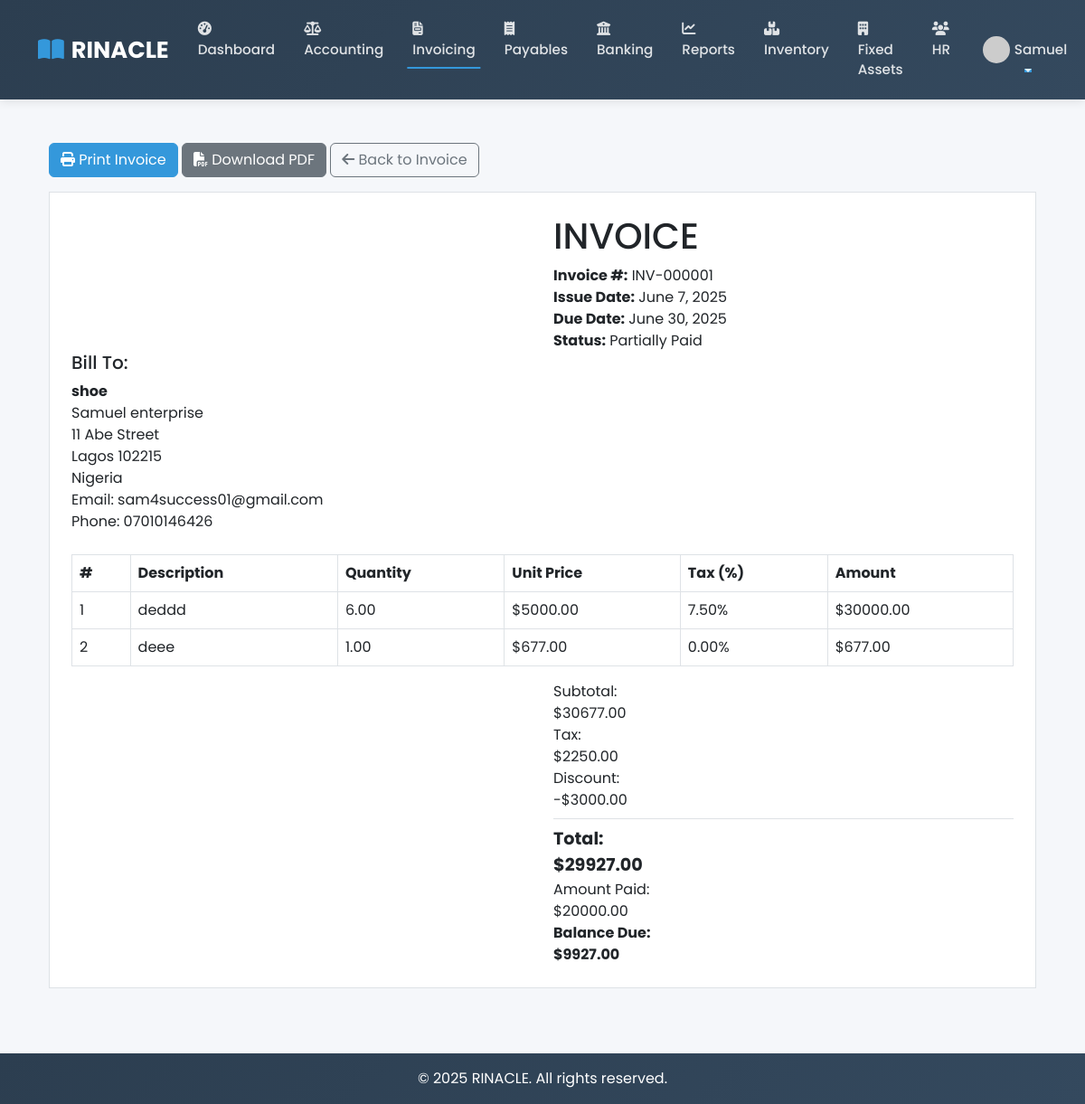
The page /invoicing/invoices/1/print/ (signed in) on the database its author committed.
### invoicing/models.py (models this page shows, shortened)
class Invoice(models.Model):
    STATUS_CHOICES = [
        ('draft', 'Draft'),
        ('sent', 'Sent'),
        ('viewed', 'Viewed'),
        ('paid', 'Paid'),
        ('partially_paid', 'Partially Paid'),
        ('overdue', 'Overdue'),
        ('cancelled', 'Cancelled'),
    ]
    invoice_number = models.CharField(max_length=50, unique=True)
    customer = models.ForeignKey(Customer, on_delete=models.PROTECT, related_name='invoices')
    issue_date = models.DateField()
    due_date = models.DateField()
    template = models.ForeignKey(InvoiceTemplate, on_delete=models.SET_NULL, null=True, blank=True)
    status = models.CharField(max_length=20, choices=STATUS_CHOICES, default='draft')
    notes = models.TextField(blank=True, null=True)
    terms = models.TextField(blank=True, null=True)
    subtotal = models.DecimalField(max_digits=10, decimal_places=2, default=0)
    tax_amount = models.DecimalField(max_digits=10, decimal_places=2, default=0)
    discount_amount = models.DecimalField(max_digits=10, decimal_places=2, default=0)
    total = models.DecimalField(max_digits=10, decimal_places=2, default=0)
    amount_paid = models.DecimalField(max_digits=10, decimal_places=2, default=0)
    balance_due = models.DecimalField(max_digits=10, decimal_places=2, default=0)
    pdf_file = models.FileField(upload_to='invoices/', blank=True, null=True)
    public_url = models.UUIDField(default=uuid.uuid4, editable=False, unique=True)
    created_at = models.DateTimeField(auto_now_add=True)
    updated_at = models.DateTimeField(auto_now=True)
    created_by = models.ForeignKey(settings.AUTH_USER_MODEL, on_delete=models.PROTECT, related_name='invoices_created')
    class Meta:
        ordering = ['-issue_date', '-created_at']

class Customer(models.Model):
    CUSTOMER_TYPES = [
        ('business', 'Business'),
        ('individual', 'Individual'),
    ]
    customer_type = models.CharField(max_length=20, choices=CUSTOMER_TYPES, default='business')
    company_name = models.CharField(max_length=255, blank=True, null=True)
    first_name = models.CharField(max_length=100)
    last_name = models.CharField(max_length=100)
    email = models.EmailField()
    phone = models.CharField(max_length=20, blank=True, null=True)
    address_line1 = models.CharField(max_length=255, blank=True, null=True)
    address_line2 = models.CharField(max_length=255, blank=True, null=True)
    city = models.CharField(max_length=100, blank=True, null=True)
    state = models.CharField(max_length=100, blank=True, null=True)
    postal_code = models.CharField(max_length=20, blank=True, null=True)
    country = models.CharField(max_length=100, blank=True, null=True)
    tax_number = models.CharField(max_length=50, blank=True, null=True)
    notes = models.TextField(blank=True, null=True)
    created_at = models.DateTimeField(auto_now_add=True)
    updated_at = models.DateTimeField(auto_now=True)
    created_by = models.ForeignKey(settings.AUTH_USER_MODEL, on_delete=models.PROTECT, related_name='customers_created')
    class Meta:
        ordering = ['-created_at']

class InvoiceItem(models.Model):
    invoice = models.ForeignKey(Invoice, on_delete=models.CASCADE, related_name='items')
    item = models.ForeignKey(Item, on_delete=models.SET_NULL, null=True, blank=True)
    description = models.TextField()
    quantity = models.DecimalField(max_digits=10, decimal_places=2, validators=[MinValueValidator(0.01)])
    unit_price = models.DecimalField(max_digits=10, decimal_places=2, validators=[MinValueValidator(0)])
    tax_rate = models.DecimalField(max_digits=5, decimal_places=2, default=0, validators=[MinValueValidator(0)])
    line_total = models.DecimalField(max_digits=10, decimal_places=2, default=0)
    tax_amount = models.DecimalField(max_digits=10, decimal_places=2, default=0)
    class Meta:
        ordering = ['id']

### invoicing/views.py (the view)
# urls.py: path('invoices/<int:pk>/print/', views.invoice_print, name='invoice_print'),
@login_required
def invoice_print(request, pk):
    invoice = get_object_or_404(Invoice, pk=pk)
    items = invoice.items.all()
    context = {
        'invoice': invoice,
        'items': items,
    }
    return render(request, 'invoicing/invoice_print.html', context)

### templates/invoicing/invoice_print.html (shortened to what this page needs)
{% extends "base.html" %}
{% load static %}
{% block content %}
<div class="container mt-4 mb-5">
    <div class="row no-print mb-3">
        <div class="col">
            <button onclick="window.print()" class="btn btn-primary">
                <i class="fas fa-print"></i> Print Invoice
            </button>
            <a href="{% url 'invoicing:invoice_pdf' invoice.pk %}" class="btn btn-secondary">
                <i class="fas fa-file-pdf"></i> Download PDF
            </a>
            <a href="{% url 'invoicing:invoice_detail' invoice.pk %}" class="btn btn-outline-secondary">
                <i class="fas fa-arrow-left"></i> Back to Invoice
            </a>
        </div>
    </div>
    <div class="invoice-container bg-white p-4 border">
        <div class="invoice-header row">
            <div class="col-md-6 company-details">
            </div>
            <div class="col-md-6 text-md-right">
                <h1 class="invoice-title">INVOICE</h1>
                <div class="invoice-meta">
                    <div class="invoice-meta-item"><strong>Invoice #:</strong> {{ invoice.invoice_number }}</div>
                    <div class="invoice-meta-item"><strong>Issue Date:</strong> {{ invoice.issue_date }}</div>
                    <div class="invoice-meta-item"><strong>Due Date:</strong> {{ invoice.due_date }}</div>
                    <div class="invoice-meta-item">
                        <strong>Status:</strong>
                        <span class="payment-status
                            {% if invoice.status == 'paid' %}status-paid
                            {% elif invoice.status == 'partially_paid' %}status-partially-paid
                            {% else %}status-unpaid{% endif %}">
                            {{ invoice.get_status_display }}
                        </span>
                    </div>
                </div>
            </div>
        </div>
        <div class="row">
            <div class="col-md-6 customer-details">
                <h5>Bill To:</h5>
                {% if invoice.customer.customer_type == 'business' and invoice.customer.company_name %}
                    <strong>{{ invoice.customer.company_name }}</strong><br>
                    {{ invoice.customer.first_name }} {{ invoice.customer.last_name }}<br>
                {% else %}
                    <strong>{{ invoice.customer.first_name }} {{ invoice.customer.last_name }}</strong><br>
                {% endif %}
                {% if invoice.customer.address_line1 %}{{ invoice.customer.address_line1 }}<br>{% endif %}
                {% if invoice.customer.city or invoice.customer.state or invoice.customer.postal_code %}
                    {% if invoice.customer.city %}{{ invoice.customer.city }}{% endif %}{% if invoice.customer.postal_code %} {{ invoice.customer.postal_code }}{% endif %}<br>
                {% endif %}
                {% if invoice.customer.country %}{{ invoice.customer.country }}<br>{% endif %}
                {% if invoice.customer.email %}Email: {{ invoice.customer.email }}<br>{% endif %}
                {% if invoice.customer.phone %}Phone: {{ invoice.customer.phone }}{% endif %}
            </div>
        </div>
        <div class="table-responsive mt-4">
            <table class="table table-bordered">
                <thead>
                    <tr>
                        <th>#</th>
                        <th>Description</th>
                        <th class="text-right">Quantity</th>
                        <th class="text-right">Unit Price</th>
                        <th class="text-right">Tax (%)</th>
                        <th class="text-right">Amount</th>
                    </tr>
                </thead>
                <tbody>
                    {% for item in items %}
                    <tr>
                        <td>{{ forloop.counter }}</td>
                        <td>{{ item.description }}</td>
                        <td class="text-right">{{ item.quantity }}</td>
                        <td class="text-right">${{ item.unit_price|floatformat:2 }}</td>
                        <td class="text-right">{{ item.tax_rate|floatformat:2 }}%</td>
                        <td class="text-right">${{ item.line_total|floatformat:2 }}</td>
                    </tr>
                    {% endfor %}
                </tbody>
            </table>
        </div>
        <div class="row">
            <div class="col-md-6">
            </div>
            <div class="col-md-6">
                <div class="invoice-total">
                    <div class="invoice-total-row">
                        <div class="invoice-total-label">Subtotal:</div>
                        <div class="invoice-total-value">${{ invoice.subtotal|floatformat:2 }}</div>
                    </div>
                    <div class="invoice-total-row">
                        <div class="invoice-total-label">Tax:</div>
                        <div class="invoice-total-value">${{ invoice.tax_amount|floatformat:2 }}</div>
                    </div>
                    {% if invoice.discount_amount > 0 %}
                    <div class="invoice-total-row">
                        <div class="invoice-total-label">Discount:</div>
                        <div class="invoice-total-value">-${{ invoice.discount_amount|floatformat:2 }}</div>
                    </div>
                    {% endif %}
                    <div class="invoice-total-row" style="font-weight: bold; font-size: 1.2em; border-top: 1px solid #dee2e6; padding-top: 8px; margin-top: 8px;">
                        <div class="invoice-total-label">Total:</div>
                        <div class="invoice-total-value">${{ invoice.total|floatformat:2 }}</div>
                    </div>
                    {% if invoice.amount_paid > 0 %}
                    <div class="invoice-total-row">
                        <div class="invoice-total-label">Amount Paid:</div>
                        <div class="invoice-total-value">${{ invoice.amount_paid|floatformat:2 }}</div>
                    </div>
                    <div class="invoice-total-row" style="font-weight: bold;">
                        <div class="invoice-total-label">Balance Due:</div>
                        <div class="invoice-total-value">${{ invoice.balance_due|floatformat:2 }}</div>
                    </div>
                    {% endif %}
                </div>
            </div>
        </div>
    </div>
</div>
{% endblock %}

### templates/base.html (shortened to what this page needs)
<!DOCTYPE html>
<html lang="en">
<head>
    <link href="https://cdn.jsdelivr.net/npm/bootstrap@5.3.0/dist/css/bootstrap.min.css" rel="stylesheet">
    <link href="https://cdnjs.cloudflare.com/ajax/libs/font-awesome/6.4.2/css/all.min.css" rel="stylesheet">
</head>
<body>
    <nav class="navbar navbar-expand-lg navbar-dark">
        <div class="container">
            <a class="navbar-brand" href="{% url 'core:home' %}">
                <i class="fas fa-book-open"></i>RINACLE
            </a>
            <div class="collapse navbar-collapse" id="navbarNav">
                <ul class="navbar-nav me-auto">
                    {% if user.is_authenticated %}
                        <li class="nav-item">
                            <a class="nav-link {% if request.resolver_match.url_name == 'dashboard' %}active{% endif %}" href="{% url 'core:dashboard' %}">
                                <i class="fas fa-tachometer-alt"></i> Dashboard
                            </a>
                        </li>
                        <li class="nav-item">
                            <a class="nav-link {% if request.resolver_match.url_name == 'accounting' %}active{% endif %}" href="{% url 'accounting:home' %}">
                                <i class="fas fa-balance-scale"></i> Accounting
                            </a>
                        </li>
                        <li class="nav-item">
                            <a class="nav-link {% if request.resolver_match.url_name == 'invoicing' %}active{% endif %}" href="{% url 'invoicing:home' %}">
                                <i class="fas fa-file-invoice"></i> Invoicing
                            </a>
                        </li>
                        <li class="nav-item">
                            <a class="nav-link {% if request.resolver_match.url_name == 'payables' %}active{% endif %}" href="{% url 'payables:home' %}">
                                <i class="fas fa-receipt"></i> Payables
                            </a>
                        </li>
                        <li class="nav-item">
                            <a class="nav-link {% if request.resolver_match.url_name == 'banking' %}active{% endif %}" href="{% url 'banking:home' %}">
                                <i class="fas fa-university"></i> Banking
                            </a>
                        </li>
                        <li class="nav-item">
                            <a class="nav-link {% if request.resolver_match.url_name == 'reports' %}active{% endif %}" href="{% url 'reports:home' %}">
                                <i class="fas fa-chart-line"></i> Reports
                            </a>
                        </li>
                        <li class="nav-item">
                            <a class="nav-link {% if request.resolver_match.url_name == 'inventory' %}active{% endif %}" href="{% url 'inventory:home' %}">
                                <i class="fas fa-boxes"></i> Inventory
                            </a>
                        </li>
                        <li class="nav-item">
                            <a class="nav-link {% if request.resolver_match.url_name == 'fixed_assets' %}active{% endif %}" href="{% url 'fixed_assets:home' %}">
                                <i class="fas fa-building"></i> Fixed Assets
                            </a>
                        </li>
                        <li class="nav-item">
                            <a class="nav-link {% if request.resolver_match.url_name == 'hr' %}active{% endif %}" href="{% url 'hr:home' %}">
                                <i class="fas fa-users"></i> HR
                            </a>
                        </li>
                    {% endif %}
                </ul>
                <ul class="navbar-nav">
                    {% if user.is_authenticated %}
                        <li class="nav-item dropdown">
                            <a class="nav-link dropdown-toggle d-flex align-items-center" href="#" role="button" data-bs-toggle="dropdown">
                                <div class="user-avatar">
                                    <img src="https://ui-avatars.com/api/?name={{ user.first_name }}+{{ user.last_name }}&background=3498db&color=fff" alt="{{ user.username }}">
                                </div>
                                {{ user.first_name|default:user.username }}
                            </a>
                        </li>
                    {% endif %}
                </ul>
            </div>
        </div>
    </nav>
    <main class="py-4">
        <div class="container">
            {% block content %}{% endblock %}
        </div>
    </main>
    <footer class="footer mt-auto py-3 bg-dark">
        <div class="container text-center">
            <span class="text-white">© {% now "Y" %} RINACLE. All rights reserved.</span>
        </div>
    </footer>
</body>
</html>

### rows shown on the page
Invoice: invoice_number "INV-000001", issue_date "June 7, 2025", due_date "June 30, 2025", status "Partially Paid", customer.company_name "shoe", customer.first_name "Samuel", customer.last_name "enterprise", customer.address_line1 "11 Abe Street", customer.city "Lagos", customer.postal_code "102215", customer.country "Nigeria", customer.email "sam4success01@gmail.com", customer.phone "07010146426", subtotal "30677.00", tax_amount "2250.00", discount_amount "3000.00", total "29927.00", amount_paid "20000.00", balance_due "9927.00"
InvoiceItem: description "deddd", quantity "6.00", unit_price "5000.00", tax_rate "7.50", line_total "30000.00"
InvoiceItem: description "deee", quantity "1.00", unit_price "677.00", tax_rate "0.00", line_total "677.00"

### other values the page prints
{{ user.first_name|default:user.username }} "Samuel"
